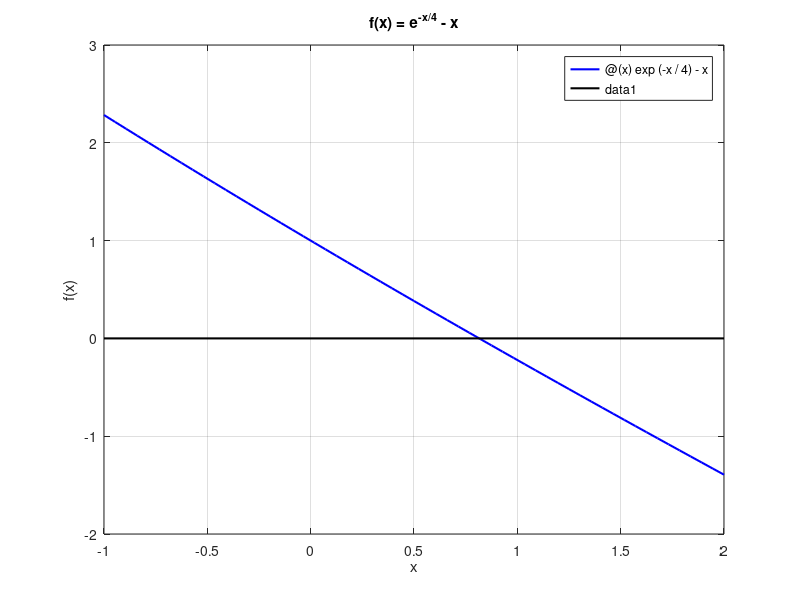

The MATLAB source for this figure: (Note: this script raises an error after producing the figure.)
% ==========================================
% ESERCIZIO PROPOSTO 1: Zero di f(x) = exp(-x/4) - x con bisezione e Newton
% ==========================================

clear; clc;  % Pulisco workspace e command window

% --- Parametri di input ---
f  = @(x) exp(-x/4) - x;         % Funzione di cui cerco lo zero
df = @(x) -exp(-x/4)/4 - 1;      % Derivata prima di f
xmin = -1; xmax = 2;             % Intervallo per il grafico
a = 0; b = 1;                    % Intervallo per la bisezione: f(0) > 0, f(1) < 0
x0 = 0;                          % Punto iniziale per Newton: f(x0)*f''(x0) > 0
tol = 1e-8;                      % Tolleranza (per entrambi i metodi)
maxit = 100;                     % Numero massimo di iterazioni
nomefile = 'risultati_esproposto1.txt';   % File in cui salvo i risultati

% --- Punto 1: grafico della funzione per scegliere [a, b] e x0 ---
figure(1);
% 1. Disegno la funzione f(x)
fplot(f, [xmin xmax], 'b-', 'LineWidth', 1.5);
hold on;  % Mantengo la figura per aggiungere l'asse x

% 2. Disegno l'asse x
plot([xmin xmax], [0 0], 'k-', 'LineWidth', 1.5);
hold off;

% 3. Aggiungo titolo, etichette e griglia
title('f(x) = e^{-x/4} - x');
xlabel('x');
ylabel('f(x)');
grid on;

% --- Punto 2: bisezione e Newton ---
[cB, iterB, slB, wrB] = bisezione(a, b, tol, tol, maxit, f);
[xN, iterN, scartiN] = newton(f, df, x0, tol, maxit);
nstima = ceil(log2((b - a) / tol)) - 1;   % Iterazioni stimate per la bisezione

% --- Punti 3 e 4: stampa ordinata a video e su file ---
fid = fopen(nomefile, 'wt');   % 'wt' = scrittura in modalità testo (a capo corretti anche su Windows)
if fid == -1
    disp('Errore: impossibile aprire il file dei risultati');
    return;
end

for dest = [1, fid]   % 1 = Command Window, fid = file: scrivo lo stesso testo in entrambi
    % 1. Intestazione
    fprintf(dest, '=== Equazione 1: exp(-x/4) - x = 0 ===\n\n');

    % 2. Tabella della bisezione
    fprintf(dest, 'Metodo di bisezione in [%g, %g] \n', a, b);
    fprintf(dest, '%5s %22s %12s %12s \n', 'k', 'c_k', 'semilung.', 'res. pesato');
    fprintf(dest, '%5d %22.15f %12.2e %12.2e \n', [(1:iterB)', cB, slB, wrB]');

    % 3. Tabella di Newton (al passo 1 c'è solo x0, quindi nessuno scarto)
    fprintf(dest, '\nMetodo di Newton (x0 = %g) \n', x0);
    fprintf(dest, '%5s %22s %14s \n', 'k', 'x_k', 'scarto s_k');
    fprintf(dest, '%5d %22.15f %14s \n', 1, xN(1), '-');
    for k = 2:iterN+1
        fprintf(dest, '%5d %22.15f %14.2e \n', k, xN(k), scartiN(k-1));
    end

    % 4. Riepilogo a confronto
    fprintf(dest, '\n%-35s %20s %20s \n', '', 'Bisezione', 'Newton');
    fprintf(dest, '%-35s %20.15f %20.15f \n', 'Soluzione approssimata:', cB(end), xN(end));
    fprintf(dest, '%-35s %20d %20d \n', 'Iterazioni eseguite:', iterB, iterN);
    fprintf(dest, '%-35s %20d %20s \n', 'Iterazioni stimate (bisezione):', nstima, '-');
    fprintf(dest, '\n');
end

fclose(fid);   % Chiudo il file (altrimenti potrebbe restare vuoto o bloccato)
fprintf('Risultati salvati nel file %s\n', nomefile);

% --- Punto 3: profili di convergenza dei due metodi ---
figure(2);
% 1. Disegno i residui pesati della bisezione
semilogy(1:iterB, wrB, 'b-o', 'LineWidth', 1.5);
hold on;  % Mantengo la figura per aggiungere Newton

% 2. Disegno gli scarti di Newton
semilogy(1:iterN, abs(scartiN), 'm-*', 'LineWidth', 1.5);
hold off;

% 3. Aggiungo titolo, etichette, legenda e griglia
title('Profili di convergenza: f(x) = e^{-x/4} - x');
xlabel('N. iterazioni');
ylabel('residuo pesato / |scarto|');
legend('Bisezione (residuo pesato)', 'Newton (scarto)');
grid on;


% --- Salvataggio del grafico per il README ---
cartella = fullfile(fileparts(mfilename('fullpath')), 'img');                         % Cartella img accanto allo script
if ~exist(cartella, 'dir'), mkdir(cartella); end                                       % La creo se non esiste
exportgraphics(figure(2), fullfile(cartella, 'esproposto1.png'), 'Resolution', 150);   % Salvo i profili di convergenza
